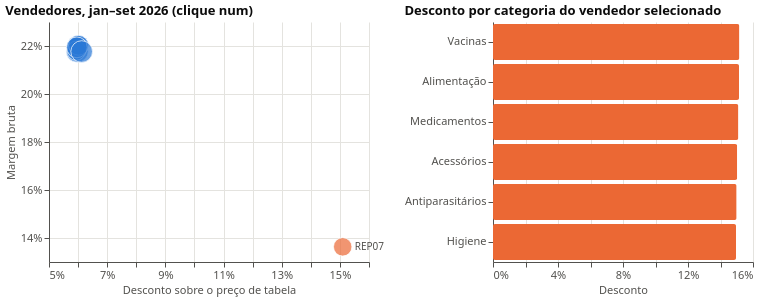

This figure's notebook cell:
### Markdown cell above
**Resposta.** O Sul é a única região em queda (−16,5%, contra +5% a +10% nas outras), e as visitas quase caíram para metade
(−48%) depois de o REP12 sair em janeiro de 2026: a regra R3, encontrada a partir dos dados. A queda aparece primeiro nas visitas e a
faturação vem atrás, o que aponta para cobertura comercial, não para preço nem procura.

### P2. Quem está a oferecer margem?

Desconto = 1 − vendas líquidas ÷ vendas a preço de tabela; margem bruta = (líquido − custo) ÷ líquido. **Clique num vendedor** para
ver o seu desconto por categoria à direita.

### Code cell
cur = sales[ytd]
by_rep = cur.groupby("rep_id")[["gross", "net", "cost"]].sum()
by_rep["discount"] = 1 - by_rep["net"] / by_rep["gross"]
by_rep["margin"] = (by_rep["net"] - by_rep["cost"]) / by_rep["net"]
by_rep = by_rep.join(reps.set_index("rep_id")["region"]).reset_index()

by_rep_cat = cur.groupby(["rep_id", "category"])[["gross", "net"]].sum().reset_index()
by_rep_cat["discount"] = 1 - by_rep_cat["net"] / by_rep_cat["gross"]

pick_rep = alt.selection_point(fields=["rep_id"], on="click", clear="dblclick", empty=False, value=[{"rep_id": "REP07"}])
scatter = alt.Chart(by_rep).mark_circle(stroke="white", strokeWidth=1).encode(
    x=alt.X("discount:Q", title="Desconto sobre o preço de tabela", axis=alt.Axis(format="%"), scale=alt.Scale(zero=False)),
    y=alt.Y("margin:Q", title="Margem bruta", axis=alt.Axis(format="%"), scale=alt.Scale(zero=False)),
    size=alt.Size("net:Q", legend=None, scale=alt.Scale(range=[80, 500])),
    color=alt.condition(pick_rep, alt.value(ORANGE), alt.value(BLUE)),
    tooltip=["rep_id", "region", alt.Tooltip("net:Q", title="Faturação líquida", format=",.0f"),
             alt.Tooltip("discount:Q", format=".1%"), alt.Tooltip("margin:Q", format=".1%")],
).add_params(pick_rep).properties(width=320, height=240, title="Vendedores, jan–set 2026 (clique num)")
labels = alt.Chart(by_rep[by_rep["discount"] > 0.1]).mark_text(dx=12, align="left", fontSize=10, color=MUTED).encode(
    x="discount:Q", y="margin:Q", text="rep_id")
cat_bars = alt.Chart(by_rep_cat).transform_filter(pick_rep).mark_bar(color=ORANGE, cornerRadius=2).encode(
    y=alt.Y("category:N", title=None, sort="-x"), x=alt.X("discount:Q", title="Desconto", axis=alt.Axis(format="%")),
    tooltip=["rep_id", "category", alt.Tooltip("discount:Q", format=".1%")],
).properties(width=260, height=240, title="Desconto por categoria do vendedor selecionado")
alt.hconcat(scatter + labels, cat_bars)

### Figure 1 — Vega-Lite specification as saved in the notebook (floating-point values rounded to 4 significant figures)
{"config": {"view": {"stroke": null}, "axis": {"gridColor": "#e4e3df", "domainColor": "#52514e", "tickColor": "#52514e", "labelColor": "#52514e", "titleColor": "#52514e", "labelFontSize": 11, "titleFontSize": 11, "titleFontWeight": "normal"}, "legend": {"labelColor": "#52514e", "titleColor": "#52514e"}, "title": {"anchor": "start", "fontSize": 13, "color": "#0b0b0b"}, "font": "system-ui, -apple-system, Segoe UI, sans-serif"}, "hconcat": [{"layer": [{"data": {"name": "data-ea3e90a80c158f24825c0c06a5793eb8"}, "mark": {"type": "circle", "stroke": "white", "strokeWidth": 1}, "encoding": {"color": {"condition": {"param": "param_9aebb3446d2cef9a", "value": "#eb6834", "empty": false}, "value": "#2a78d6"}, "size": {"field": "net", "legend": null, "scale": {"range": [80, 500]}, "type": "quantitative"}, "tooltip": [{"field": "rep_id", "type": "nominal"}, {"field": "region", "type": "nominal"}, {"field": "net", "format": ",.0f", "title": "Faturação líquida", "type": "quantitative"}, {"field": "discount", "format": ".1%", "type": "quantitative"}, {"field": "margin", "format": ".1%", "type": "quantitative"}], "x": {"axis": {"format": "%"}, "field": "discount", "scale": {"zero": false}, "title": "Desconto sobre o preço de tabela", "type": "quantitative"}, "y": {"axis": {"format": "%"}, "field": "margin", "scale": {"zero": false}, "title": "Margem bruta", "type": "quantitative"}}, "name": "view_27d40752b6dc4f63_0", "title": "Vendedores, jan–set 2026 (clique num)"}, {"data": {"name": "data-05881e372972219f7e4d1d4405dad77c"}, "mark": {"type": "text", "align": "left", "color": "#52514e", "dx": 12, "fontSize": 10}, "encoding": {"text": {"field": "rep_id", "type": "nominal"}, "x": {"field": "discount", "type": "quantitative"}, "y": {"field": "margin", "type": "quantitative"}}}], "height": 240, "width": 320}, {"data": {"name": "data-08b2f2492e639e4b4dfb125d59d62bdf"}, "mark": {"type": "bar", "color": "#eb6834", "cornerRadius": 2}, "encoding": {"tooltip": [{"field": "rep_id", "type": "nominal"}, {"field": "category", "type": "nominal"}, {"field": "discount", "format": ".1%", "type": "quantitative"}], "x": {"axis": {"format": "%"}, "field": "discount", "title": "Desconto", "type": "quantitative"}, "y": {"field": "category", "sort": "-x", "title": null, "type": "nominal"}}, "height": 240, "title": "Desconto por categoria do vendedor selecionado", "transform": [{"filter": {"param": "param_9aebb3446d2cef9a", "empty": false}}], "width": 260}], "params": [{"name": "param_9aebb3446d2cef9a", "select": {"type": "point", "clear": "dblclick", "fields": ["rep_id"], "on": "click"}, "value": [{"rep_id": "REP07"}], "views": ["view_27d40752b6dc4f63_0"]}], "$schema": "https://vega.github.io/schema/vega-lite/v6.4.1.json", "datasets": {"data-ea3e90a80c158f24825c0c06a5793eb8": [{"rep_id": "REP01", "gross": 4384000.0, "net": 4122000.0, "cost": 3224000.0, "discount": 0.05968, "margin": 0.2179, "region": "Norte"}, {"rep_id": "REP02", "gross": 3535000.0, "net": 3322000.0, "cost": 2591000.0, "discount": 0.0601, "margin": 0.2202, "region": "Norte"}, {"rep_id": "REP03", "gross": 3586000.0, "net": 3373000.0, "cost": 2633000.0, "discount": 0.05951, "margin": 0.2192, "region": "Norte"}, {"rep_id": "REP04", "gross": 3330000.0, "net": 3132000.0, "cost": 2445000.0, "discount": 0.05941, "margin": 0.2195, "region": "Centro"}, {"rep_id": "REP05", "gross": 2700000.0, "net": 2540000.0, "cost": 1982000.0, "discount": 0.05926, "margin": 0.2198, "region": "Centro"}, {"rep_id": "REP06", "gross": 2901000.0, "net": 2727000.0, "cost": 2126000.0, "discount": 0.05976, "margin": 0.2205, "region": "Centro"}, {"rep_id": "REP07", "gross": 2994000.0, "net": 2542000.0, "cost": 2196000.0, "discount": 0.151, "margin": 0.1363, "region": "Lisboa e Vale do Tejo"}, {"rep_id": "REP08", "gross": 2972000.0, "net": 2795000.0, "cost": 2186000.0, "discount": 0.05934, "margin": 0.218, "region": "Lisboa e Vale do Tejo"}, {"rep_id": "REP09", "gross": 3294000.0, "net": 3095000.0, "cost": 2414000.0, "discount": 0.06016, "margin": 0.2203, "region": "Lisboa e Vale do Tejo"}, {"rep_id": "REP10", "gross": 3668000.0, "net": 3450000.0, "cost": 2693000.0, "discount": 0.05959, "margin": 0.2194, "region": "Lisboa e Vale do Tejo"}, {"rep_id": "REP11", "gross": 4074000.0, "net": 3825000.0, "cost": 2992000.0, "discount": 0.06123, "margin": 0.2177, "region": "Sul"}], "data-05881e372972219f7e4d1d4405dad77c": [{"rep_id": "REP07", "gross": 2994000.0, "net": 2542000.0, "cost": 2196000.0, "discount": 0.151, "margin": 0.1363, "region": "Lisboa e Vale do Tejo"}], "data-08b2f2492e639e4b4dfb125d59d62bdf": [{"rep_id": "REP01", "category": "Acessórios", "gross": 229300.0, "net": 215400.0, "discount": 0.06071}, {"rep_id": "REP01", "category": "Higiene", "gross": 116900.0, "net": 109800.0, "discount": 0.06095}, {"rep_id": "REP01", "category": "Antiparasitários", "gross": 830000.0, "net": 781000.0, "discount": 0.05901}, {"rep_id": "REP01", "category": "Alimentação", "gross": 1298000.0, "net": 1220000.0, "discount": 0.06022}, {"rep_id": "REP01", "category": "Medicamentos", "gross": 1227000.0, "net": 1154000.0, "discount": 0.05935}, {"rep_id": "REP01", "category": "Vacinas", "gross": 682300.0, "net": 641700.0, "discount": 0.05948}, {"rep_id": "REP02", "category": "Acessórios", "gross": 131500.0, "net": 123500.0, "discount": 0.06064}, {"rep_id": "REP02", "category": "Higiene", "gross": 76920.0, "net": 72460.0, "discount": 0.05808}, {"rep_id": "REP02", "category": "Antiparasitários", "gross": 626000.0, "net": 588300.0, "discount": 0.06028}, {"rep_id": "REP02", "category": "Alimentação", "gross": 791600.0, "net": 743900.0, "discount": 0.06023}, {"rep_id": "REP02", "category": "Medicamentos", "gross": 1254000.0, "net": 1178000.0, "discount": 0.06005}, {"rep_id": "REP02", "category": "Vacinas", "gross": 655100.0, "net": 615800.0, "discount": 0.05999}, {"rep_id": "REP03", "category": "Acessórios", "gross": 210900.0, "net": 198400.0, "discount": 0.05924}, {"rep_id": "REP03", "category": "Higiene", "gross": 92190.0, "net": 86750.0, "discount": 0.05901}, {"rep_id": "REP03", "category": "Antiparasitários", "gross": 693700.0, "net": 653300.0, "discount": 0.05833}, {"rep_id": "REP03", "category": "Alimentação", "gross": 1058000.0, "net": 994800.0, "discount": 0.0597}, {"rep_id": "REP03", "category": "Medicamentos", "gross": 954300.0, "net": 897300.0, "discount": 0.0598}, {"rep_id": "REP03", "category": "Vacinas", "gross": 577200.0, "net": 542400.0, "discount": 0.06025}, {"rep_id": "REP04", "category": "Acessórios", "gross": 126800.0, "net": 119400.0, "discount": 0.05876}, {"rep_id": "REP04", "category": "Higiene", "gross": 79460.0, "net": 74870.0, "discount": 0.05778}, {"rep_id": "REP04", "category": "Antiparasitários", "gross": 521000.0, "net": 489800.0, "discount": 0.06004}, {"rep_id": "REP04", "category": "Alimentação", "gross": 802400.0, "net": 755100.0, "discount": 0.059}, {"rep_id": "REP04", "category": "Medicamentos", "gross": 1162000.0, "net": 1092000.0, "discount": 0.06006}, {"rep_id": "REP04", "category": "Vacinas", "gross": 638700.0, "net": 601300.0, "discount": 0.05855}, {"rep_id": "REP05", "category": "Acessórios", "gross": 121400.0, "net": 114400.0, "discount": 0.05787}, {"rep_id": "REP05", "category": "Higiene", "gross": 65130.0, "net": 61290.0, "discount": 0.05888}, {"rep_id": "REP05", "category": "Antiparasitários", "gross": 500000.0, "net": 470300.0, "discount": 0.05933}, {"rep_id": "REP05", "category": "Alimentação", "gross": 700100.0, "net": 658100.0, "discount": 0.06004}, {"rep_id": "REP05", "category": "Medicamentos", "gross": 814300.0, "net": 766300.0, "discount": 0.05889}, {"rep_id": "REP05", "category": "Vacinas", "gross": 498800.0, "net": 469400.0, "discount": 0.05911}, {"rep_id": "REP06", "category": "Acessórios", "gross": 125400.0, "net": 118100.0, "discount": 0.05817}, {"rep_id": "REP06", "category": "Higiene", "gross": 70310.0, "net": 66190.0, "discount": 0.05867}, {"rep_id": "REP06", "category": "Antiparasitários", "gross": 531600.0, "net": 499700.0, "discount": 0.05987}, {"rep_id": "REP06", "category": "Alimentação", "gross": 709600.0, "net": 667500.0, "discount": 0.05928}, {"rep_id": "REP06", "category": "Medicamentos", "gross": 934000.0, "net": 878200.0, "discount": 0.05982}, {"rep_id": "REP06", "category": "Vacinas", "gross": 529900.0, "net": 497700.0, "discount": 0.06068}, {"rep_id": "REP07", "category": "Acessórios", "gross": 132300.0, "net": 112500.0, "discount": 0.1502}, {"rep_id": "REP07", "category": "Higiene", "gross": 75680.0, "net": 64360.0, "discount": 0.1495}, {"rep_id": "REP07", "category": "Antiparasitários", "gross": 515800.0, "net": 438400.0, "discount": 0.1499}, {"rep_id": "REP07", "category": "Alimentação", "gross": 759500.0, "net": 644500.0, "discount": 0.1514}, {"rep_id": "REP07", "category": "Medicamentos", "gross": 950600.0, "net": 807000.0, "discount": 0.151}, {"rep_id": "REP07", "category": "Vacinas", "gross": 560100.0, "net": 475200.0, "discount": 0.1516}, {"rep_id": "REP08", "category": "Acessórios", "gross": 136100.0, "net": 128100.0, "discount": 0.05902}, {"rep_id": "REP08", "category": "Higiene", "gross": 74480.0, "net": 70160.0, "discount": 0.05806}, {"rep_id": "REP08", "category": "Antiparasitários", "gross": 545400.0, "net": 512300.0, "discount": 0.06069}, {"rep_id": "REP08", "category": "Alimentação", "gross": 821500.0, "net": 773400.0, "discount": 0.0586}, {"rep_id": "REP08", "category": "Medicamentos", "gross": 895700.0, "net": 842300.0, "discount": 0.05968}, {"rep_id": "REP08", "category": "Vacinas", "gross": 498400.0, "net": 469100.0, "discount": 0.05875}, {"rep_id": "REP09", "category": "Acessórios", "gross": 127800.0, "net": 120200.0, "discount": 0.05932}, {"rep_id": "REP09", "category": "Higiene", "gross": 78500.0, "net": 73770.0, "discount": 0.06022}, {"rep_id": "REP09", "category": "Antiparasitários", "gross": 547300.0, "net": 514200.0, "discount": 0.06038}, {"rep_id": "REP09", "category": "Alimentação", "gross": 752100.0, "net": 706800.0, "discount": 0.06019}, {"rep_id": "REP09", "category": "Medicamentos", "gross": 1127000.0, "net": 1060000.0, "discount": 0.05991}, {"rep_id": "REP09", "category": "Vacinas", "gross": 660600.0, "net": 620600.0, "discount": 0.06051}, {"rep_id": "REP10", "category": "Acessórios", "gross": 142100.0, "net": 133600.0, "discount": 0.05978}, {"rep_id": "REP10", "category": "Higiene", "gross": 88480.0, "net": 83360.0, "discount": 0.05794}, {"rep_id": "REP10", "category": "Antiparasitários", "gross": 627100.0, "net": 589700.0, "discount": 0.05964}, {"rep_id": "REP10", "category": "Alimentação", "gross": 906000.0, "net": 852400.0, "discount": 0.05911}, {"rep_id": "REP10", "category": "Medicamentos", "gross": 1225000.0, "net": 1151000.0, "discount": 0.06003}, {"rep_id": "REP10", "category": "Vacinas", "gross": 679900.0, "net": 639400.0, "discount": 0.05956}, {"rep_id": "REP11", "category": "Acessórios", "gross": 204100.0, "net": 192000.0, "discount": 0.05936}, {"rep_id": "REP11", "category": "Higiene", "gross": 105900.0, "net": 99440.0, "discount": 0.06078}, {"rep_id": "REP11", "category": "Antiparasitários", "gross": 733600.0, "net": 689200.0, "discount": 0.06053}, {"rep_id": "REP11", "category": "Alimentação", "gross": 1123000.0, "net": 1054000.0, "discount": 0.0609}, {"rep_id": "REP11", "category": "Medicamentos", "gross": 1218000.0, "net": 1143000.0, "discount": 0.06199}, {"rep_id": "REP11", "category": "Vacinas", "gross": 689700.0, "net": 647100.0, "discount": 0.0618}]}}
